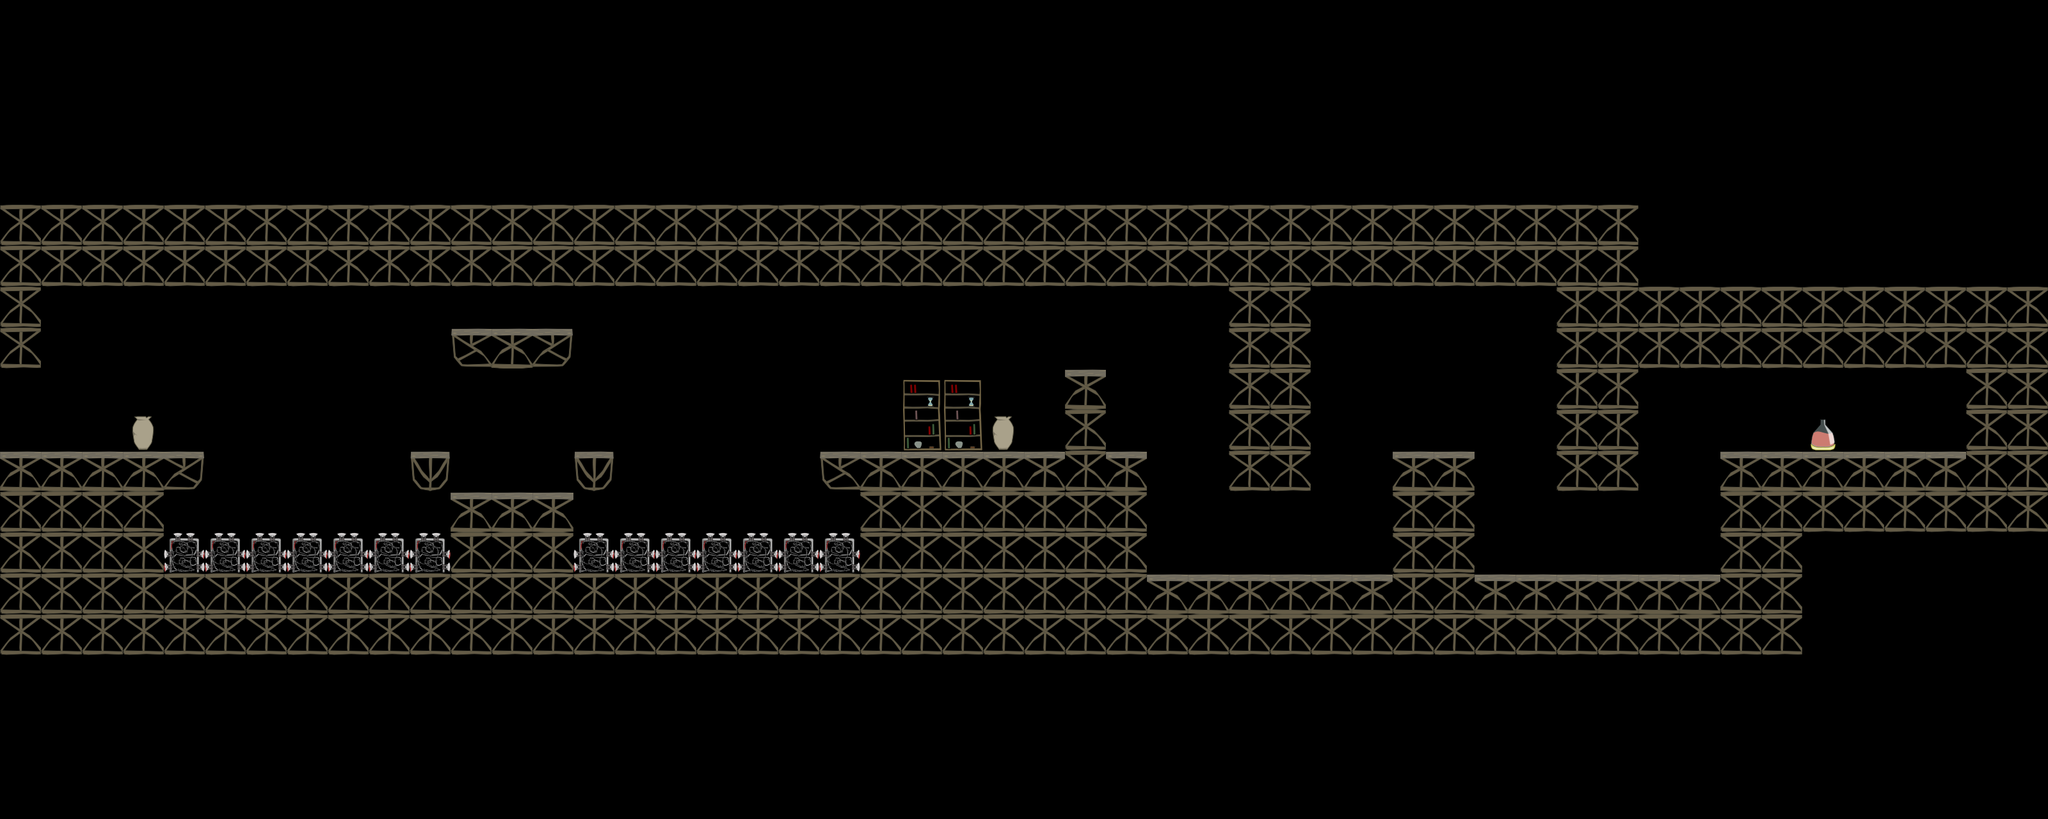

This game map was drawn from its Tiled (.tmx) file and the tilesets committed beside it. A one-line description and the trimmed map source follow:
An orthogonal 50x20 tile map with 64x64 px tiles, 5 tile layers (background, walls, hazards, pickups, ...) and 15 objects (enemy1, enemy2, enemy3, enemy4, spawn1, ...).

<map version="1.0" orientation="orthogonal" width="50" height="20" tilewidth="64" tileheight="64">
 <tileset firstgid="1" name="standards" tilewidth="64" tileheight="64">
  <image source="DuelMapTiles-hd.png" width="256" height="256" />
 </tileset>
 <layer name="background" width="50" height="20">
  <data>[1000 cells, 5 non-empty, 3 distinct tile ids]</data>
 </layer>
 <layer name="walls" width="50" height="20">
  <data>[1000 cells, 286 non-empty, 5 distinct tile ids]</data>
 </layer>
 <layer name="hazards" width="50" height="20">
  <data>[1000 cells, 14 non-empty, 1 distinct tile ids]</data>
 </layer>
 <layer name="pickups" width="50" height="20">
  <data>[1000 cells, 1 non-empty, 1 distinct tile ids]</data>
 </layer>
 <layer name="falseWalls" width="50" height="20">
  <data>[1000 cells, 1 non-empty, 1 distinct tile ids]</data>
 </layer>
 <objectgroup name="enemies" width="50" height="20">
  <object name="enemy1" x="736" y="480" />
  <object name="enemy2" x="864" y="480" />
  <object name="enemy3" x="2016" y="864" />
  <object name="enemy4" x="2272" y="672" />
 </objectgroup>
 <objectgroup name="spawns" width="50" height="20">
  <object name="spawn1" x="127" y="623" />
  <object name="spawn2" x="2936" y="632" />
 </objectgroup>
 <objectgroup name="doors" width="50" height="20">
  <object name="door1" x="32" y="672">
   <properties>
    <property name="level" value="11" />
    <property name="spawn" value="2" />
   </properties>
  </object>
  <object name="door2" x="3040" y="672">
   <properties>
    <property name="level" value="13" />
    <property name="spawn" value="1" />
    <property name="special" value="boss" />
   </properties>
  </object>
 </objectgroup>
 <objectgroup name="relics" width="50" height="20" />
 <objectgroup name="climbing" width="50" height="20">
  <object x="608" y="480">
   <properties>
    <property name="image" value="climbWallRight" />
   </properties>
  </object>
  <object x="544" y="480">
   <properties>
    <property name="image" value="climbWall" />
   </properties>
  </object>
  <object x="480" y="480">
   <properties>
    <property name="image" value="climbWall" />
   </properties>
  </object>
  <object x="416" y="480">
   <properties>
    <property name="image" value="climbWallLeft" />
   </properties>
  </object>
  <object x="1056" y="480">
   <properties>
    <property name="image" value="climbWallLeft" />
   </properties>
  </object>
  <object x="1120" y="480">
   <properties>
    <property name="image" value="climbWall" />
   </properties>
  </object>
  <object x="1184" y="480">
   <properties>
    <property name="image" value="climbWallRight" />
   </properties>
  </object>
 </objectgroup>
</map>
